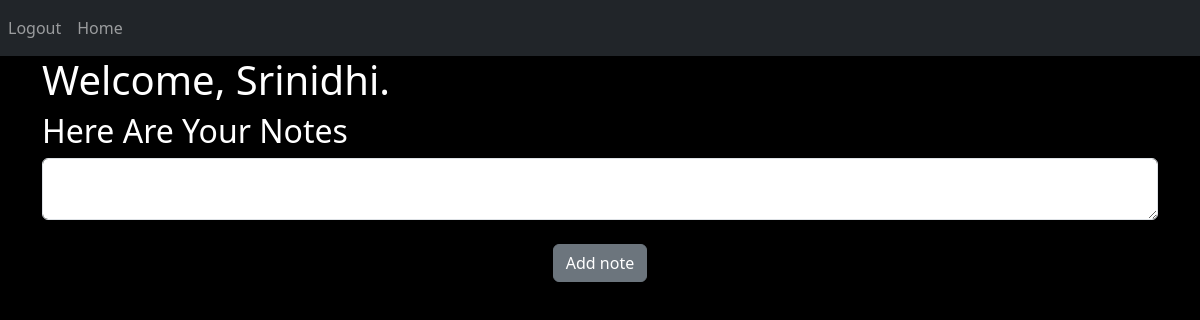
Page / (signed in) on the earlier database version.
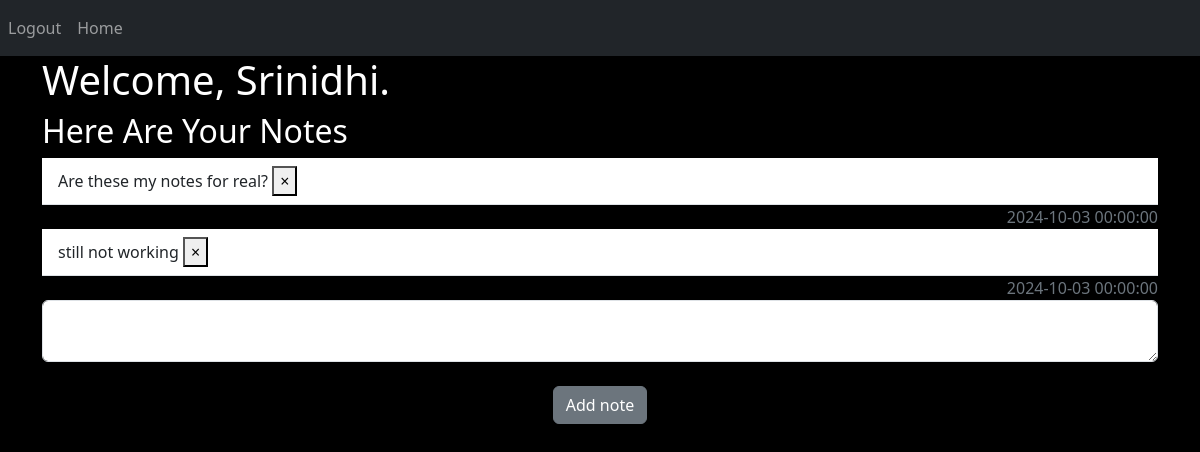
Same page on the later database version.
### website/models.py (models this page shows)
class User(db.Model, UserMixin):
    id = db.Column(db.Integer, primary_key=True)
    email = db.Column(db.String(150), unique=True)
    password = db.Column(db.String(150))
    first_name = db.Column(db.String(150))
    notes = db.relationship('Note')

class Note(db.Model):
    id = db.Column(db.Integer, primary_key=True)
    data = db.Column(db.String(10000))
    today = db.Column(db.DateTime(date.today()))
    user_id = db.Column(db.Integer, db.ForeignKey('user.id'))

### website/views.py (the view, shortened to what this page needs)
@views.route('/', methods = ["GET", "POST"])
@login_required
def home():
    return render_template("home.html", user = current_user)

### website/__init__.py (called while the page is built)
def create_app():
    app = Flask(__name__)
    app.config["SECRET_KEY"] = '4594117385448020947'
    app.config["SQLALCHEMY_DATABASE_URI"] = f"sqlite:///{DB_NAME}"
    db.init_app(app)
    from .views import views
    from .auth import auth
    app.register_blueprint(views, url_prefix = "/")
    app.register_blueprint(auth, url_prefix = "/")
    from .models import User, Note
    with app.app_context():
        db.create_all()
    login_manager = LoginManager()
    login_manager.login_view = 'auth.login'
    login_manager.init_app(app)
    @login_manager.user_loader
    def load_user(id):
        return User.query.get(int(id))
    return app

### website/templates/home.html (shortened to what this page needs)
{% extends "base.html" %}
{%block content%}
<h1>Welcome, {{user.first_name}}.</h1>
<h2>Here Are Your Notes</h2>
<ul class="list-group list-group-flush">
    {% for note in user.notes%}
    <li class="list-group-item">{{note.data}}
        <button type="button"class="close" onClick="deleteNote({{ note.id }})"><span aria-hidden="true">&times;</span></button>
    </li>
    <span class="text-secondary" align="right">{{note.today}}</span>
    {% endfor %}
</ul>
<form method="POST">
    <textarea name="note" id="note" class="form-control"></textarea>
    <br/>
    <div  style="display: flex; align-items: center;justify-content: center;">
        <button type="submit" class="btn btn-secondary">Add note</button>
    </div>
</form>
{%endblock%}

### website/templates/base.html (shortened to what this page needs)
<!DOCTYPE html>
<html lang="en">
<head>
    <link href = "https://cdn.jsdelivr.net/npm/bootstrap@5.3.3/dist/css/bootstrap.min.css"
            rel="stylesheet"
    />
    <link
      rel="stylesheet"
      href="https://stackpath.bootstrapcdn.com/font-awesome/4.7.0/css/font-awesome.min.css"
    />
</head>
<body>
    <nav class = "navbar navbar-expand-lg navbar-dark bg-dark">
    <div class="collapse navbar-collapse" id="navbar">
        <div class="navbar-nav">
          {% if user.is_authenticated %}
          <a href="/logout" id="logout" class="nav-item nav-link">Logout</a>
          <a href="/" id="home" class="nav-item nav-link">Home</a>
          {% else %}
            <a href="/login" id="login" class="nav-item nav-link">Login</a>
            <a href="/signup" id="signup" class="nav-item nav-link">Sign Up</a>
           {% endif %}
        </div>
    </div></nav>
    <div class="container">
        {%block content %}
        {% endblock%}
    </div>
</body>
</html>

### website/templates/base.html (style rules this page uses)
body { background-color: black; color: white; }

Differences in the rows shown:
added Note: data "Are these my notes for real?", today "2024-10-03 00:00:00"
added Note: data "still not working", today "2024-10-03 00:00:00"
